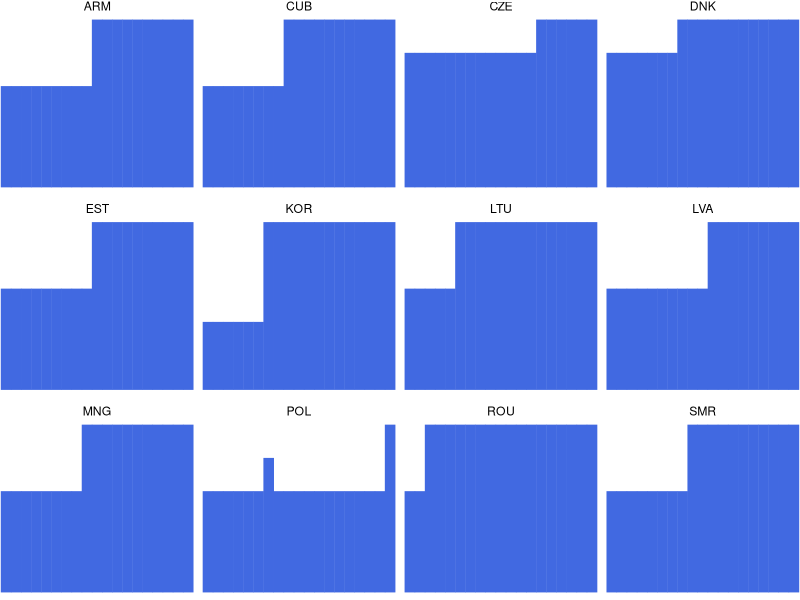

R code for this plot:
## ---- chunk 1
knitr::opts_chunk$set(echo = TRUE)
## ---- chunk 2
library(tidyverse)
library(readxl)
library(dplyr)
library(tidyr)
library(ggplot2)

options(stringsAsFactors = F)
## ---- chunk 3

raw <- read_excel("data/WORLD-MACHE_Gender_6.8.15.xls", "Sheet1", col_names=T)
## ---- chunk 4
matleave <- select(raw, iso3, 6:24)
m5 <- filter(matleave, matleave_13==5)
m55 <- filter(m5, matleave_95==5)
## ---- chunk 5
m55 <- read_excel("data/WORLD-MACHE_Gender_6.8.15.xls", "Sheet1", col_names=T) %>%
    select(iso3, 6:24) %>%
    filter(matleave_13==5) %>%
    filter(matleave_95==5)
## ---- chunk 6
library(dplyr)
library(tidyr)
library(ggplot2)
library(readxl)

read_excel("data/WORLD-MACHE_Gender_6.8.15.xls", "Sheet1", col_names=T) %>%
	select(iso3, contains("matleave"), -contains("wrr")) %>%
	filter(matleave_13==5, matleave_95!=5) %>%
	gather("year", "degree", 2:20) %>%
	replace_na(list(degree=0)) %>%
	mutate(year2=as.POSIXct(strptime(year, "matleave_%y"))) %>%
	mutate(year3 = strftime(year2, "%Y")) %>%
	ggplot() +
	aes(year3, degree) +
    geom_col(color="royalblue", fill="royalblue") + 
	facet_wrap(~ iso3) + 
    theme_void()
